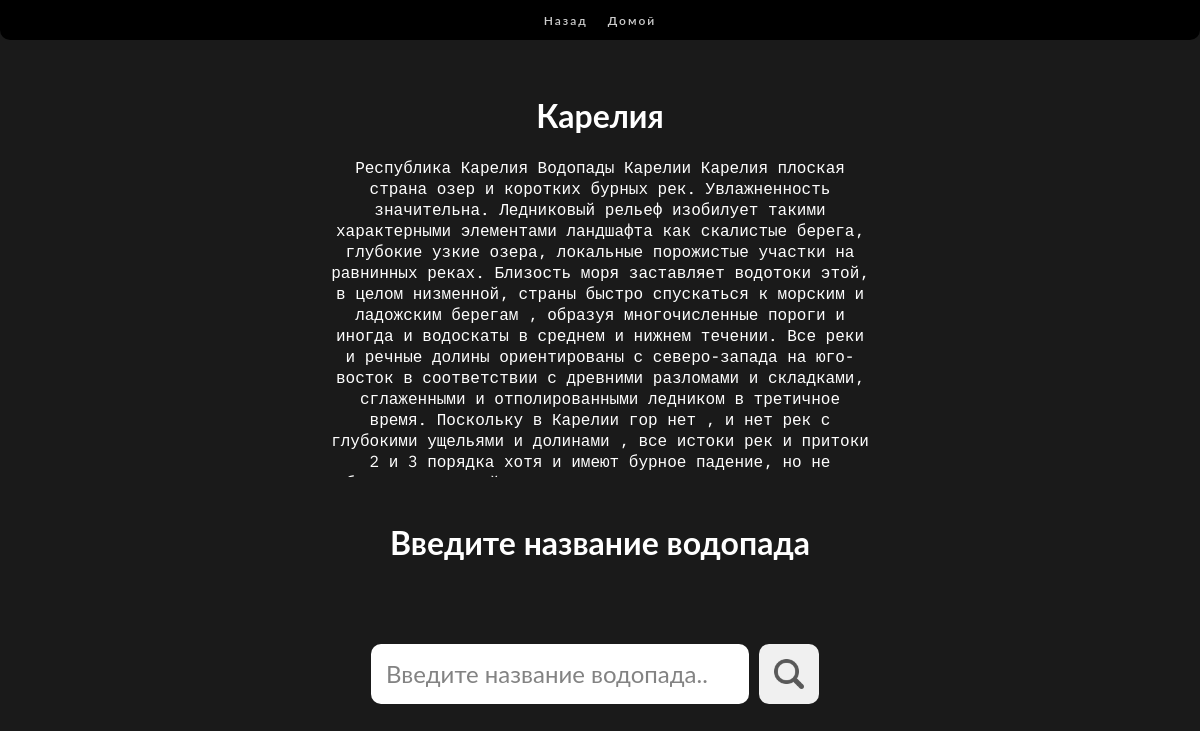
/waterfalls/search/2/, run on the app's committed database.
### mainapp/models.py (models this page shows, shortened)
class Waterfall_District(models.Model):
    District_name = models.CharField(verbose_name="Имя", max_length=128, default='не указанно')
    District_description = models.TextField(verbose_name='описание', max_length=60, default='не указанно')

### mainapp/views.py (the view)
# urls.py: path('waterfalls/search/<str:reg>/', mainapp.search, name='search'),
def search(request, reg):
    cntx = {'reg': reg,
            'reg_text': Waterfall_District.objects.get(id=reg) if reg != 'all' else None}
    return render(request, 'mainapp/search.html', cntx)

### mainapp/templates/mainapp/search.html (shortened to what this page needs)
{% extends 'mainapp/base.html' %}
{% load static %}
{% block css %}
<link rel="stylesheet" href="https://unpkg.com/swiper/swiper-bundle.min.css" />
<link rel="stylesheet" type="text/css" href="{% static 'css/style.css' %}">
<link rel="stylesheet" type="text/css" href="{% static 'css/style-waterfalls.css' %}">
<link rel="stylesheet" type="text/css" href="{% static 'css/info-waterfall-style.css' %}">
{% endblock %}
{% block content %}
<div class="waterfall-blur"></div>
{% block menu %}
{% include 'mainapp/includes/menu.html' %}
{% endblock %}
<div class="block-list winf0 blck-srt-5">
      {% if reg_text %}
  <h1>{{ reg_text.District_name }}</h1>
  <div class="ipm clc-4">{{ reg_text.District_description }}</div>
  {% else %}
  <h1>Россия</h1>
  {% endif %}
    <h1>Введите название водопада</h1>
    <div class="block-sch">
        <input autofocus id="srh" type="text" class="search" placeholder="Введите название водопада..">
        <button onclick="F2('{{ reg }}')" class="btn-search">
            <img src="{% static 'img/premium-icon-magnifier-2311526.png' %}" alt="#">
        </button>
    </div>
</div>
{% endblock %}

### static/css/style.css (style rules this page uses)
* { font-family: 'Lato', sans-serif; box-sizing: border-box; }
button, button:active, button:hover { border: none; outline: none; border-radius: 10px; }
:root { --size: 1vh + 1vw; --color-1: #FF7400; --color-2: #BF7130; --color-3: #A64B00; --color-4: #FF9640; --color-5: #FFB273; }
body { padding: 0; margin: 0; width: 100%; }
html { padding: 0px 0px; margin: 0; height: 100%; width: 100%; display: flex; align-items: center; flex-direction: column; }
.waterfall-blur { position: fixed; top: .01px; bottom: .01px; left:.011px; right: .01px; backdrop-filter: blur(3px); z-index: -5; }
input { outline:none }
.search { border: none; width: 35%; height: 100%; border-radius: 10px; font-size: 2vw; padding-left: 15px; z-index: 10; }
.btn-search { height: 100%; padding: 10px; border-radius: 10px; border: none; margin: 0 10px; display: flex; align-items: center; justify-content: center; z-index: 10; }
.btn-search img { height: 100%; opacity: .7; }
.block-sch { width: 100%; height: 60px; display: flex; align-items: center; justify-content: center; }
.block-list { border-radius: 10px; background-color: black; width: 100%; height: 100%; padding: 10px; display: flex; flex-direction: column; align-items: center; }
.blck-srt-5 { weight: 100px; height: 100px; display: flex; align-items: center; justify-content: center; }
.ipm { width: 100%; height: 70%; }
.block-sch { margin-bottom: 2%; }

### static/css/style-waterfalls.css (style rules this page uses)
body { display: flex; align-items: center; flex-direction: column; padding-top: 7vh !important; }
.ipm { font-family: 'IBM Plex Mono', monospace !important; }
.block-list { width: 100%; height: 100%; margin: 0 auto; color: white; opacity: .9; }
.loaded, .body { height: 100%; }
.winf0 { margin-top: 6vh; }
.clc-4 { overflow-y: scroll; height: unset; max-height: 40%; width: 50%; margin-bottom: 25px; text-align: center; }
.winf0 { position: fixed; bottom: 0; }

### static/css/info-waterfall-style.css (style rules this page uses)
.block-list, .name-wf { color: white; }
.block-list { padding: 0px 5%; }

### data on the page
Waterfall_District: District_name "Карелия", District_description "Республика Карелия Водопады Карелии Карелия плоская страна озер и коротких бурных рек. Увлажненность значительна. Ледниковый рельеф изобилует такими характерными элементами ландшафта как скалистые берега, глубокие узкие озера, локальные порожистые участки на равнинных реках. Близость моря заставляет водотоки этой, в целом низменной, страны быстро спускаться к морским и ладожским берегам , образуя многочисленные пороги и иногда и водоскаты в среднем и нижнем течении. Все реки и речные долины ориентированы с северо-запада на юго-восток в соответствии с древними разломами и складками, сглаженными и отполированными ледником в третичное время. Поскольку в Карелии гор нет , и нет рек с глубокими…"
